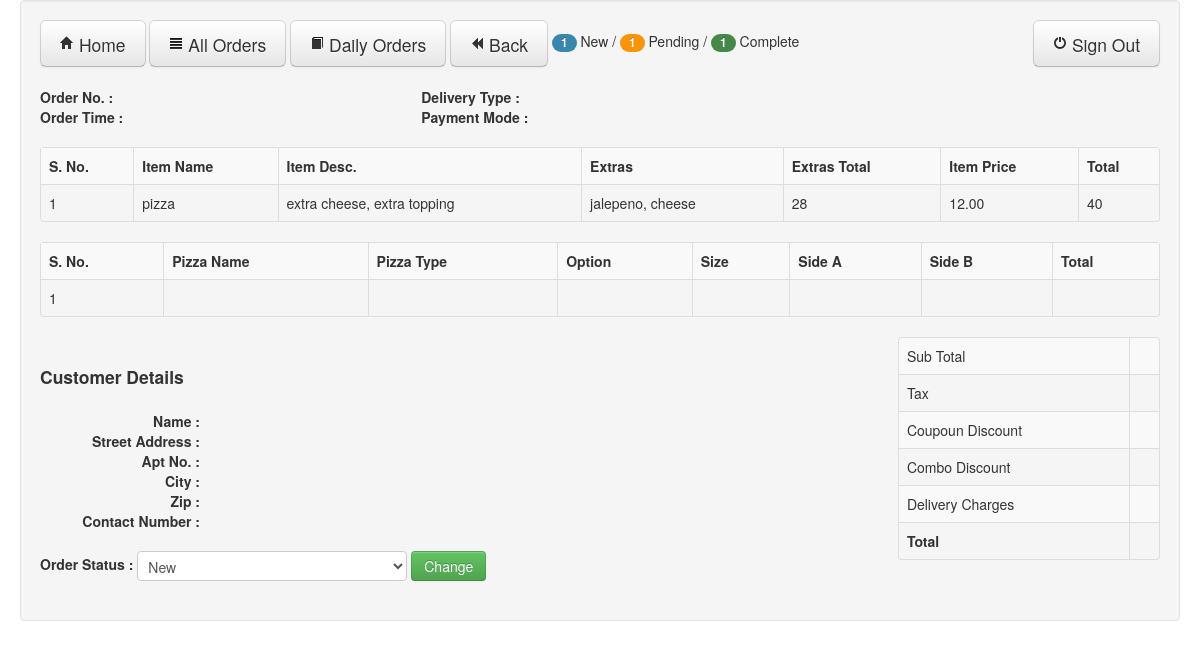
Before: /adminOrderDetails.php?url_mainorder_id=2748359&url_user_id=11&url_status_id=2 (signed in) with the older database file.
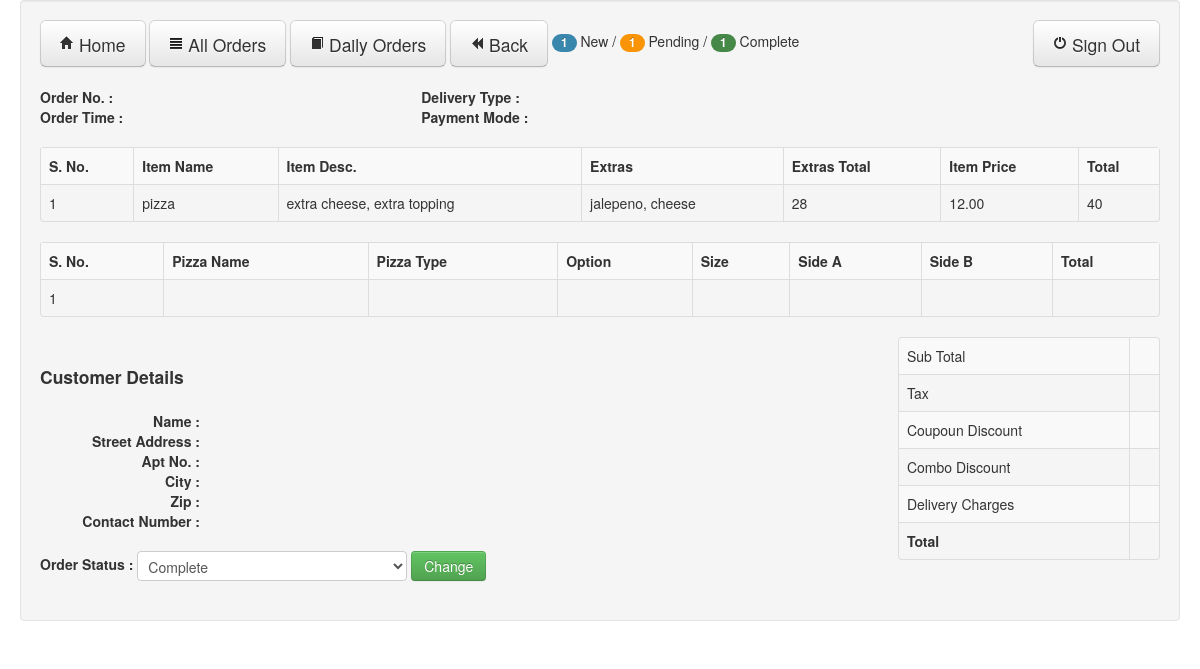
After: the same page with the newer database file.
### tables this page shows
CREATE TABLE IF NOT EXISTS `order_updt_status` (
  `username` varchar(255) NOT NULL,
  `userid` int(11) NOT NULL,
  `status` varchar(255) NOT NULL,
  `update_status` varchar(20) NOT NULL DEFAULT 'New',
  `mainorder_id` int(11) DEFAULT NULL, 
  UNIQUE KEY (`userid`, `status`, `mainorder_id`)
);

### adminOrderDetails.php (the view, shortened to what the changed rows need)
<?php require_once('Connections/online_order.php'); ?>
<?php
if (!function_exists("GetSQLValueString")) {
function GetSQLValueString($theValue, $theType, $theDefinedValue = "", $theNotDefinedValue = "")
{
  $theValue = function_exists("mysql_real_escape_string") ? mysql_real_escape_string($theValue) : mysql_escape_string($theValue);
  switch ($theType) {
    case "long":
    case "int":
      $theValue = ($theValue != "") ? intval($theValue) : "NULL";
      break;
  }
  return $theValue;
}
}
$colname_rsUserInfo = "-1";
if (isset($_GET['url_user_id'])) {
  $colname_rsUserInfo = $_GET['url_user_id'];
}
$colname_rsOrderDetails = "-1";
if (isset($_GET['url_mainorder_id'])) {
  $colname_rsOrderDetails = $_GET['url_mainorder_id'];
}
$colname_Status = "-1";
if (isset($_GET['url_status_id'])) {
  $colname_Status = $_GET['url_status_id'];
}
$query_rsOrderStatus = sprintf("SELECT * FROM order_updt_status WHERE status = '%s' AND userid = %s AND mainorder_id = %s",$colname_Status,GetSQLValueString($colname_rsUserInfo, "int"),$colname_rsOrderDetails);
$rsOrderStatus = mysql_query($query_rsOrderStatus, $online_order) or die(mysql_error());
$row_orderStatus = mysql_fetch_assoc($rsOrderStatus);
$update_status = $row_orderStatus['update_status'];
?>
<!DOCTYPE html>
<html>
<head>
  <link href="css/bootstrap.min.css" rel="stylesheet" media="screen">
    </head>
    <body>
      <div class="container-fluid">
        <div class="row-fluid">
          <div class="well">
          <br>
          <br>
          <table class="table table-striped table-bordered">
            <tr>
              <th>S. No.</th>
              <th>Item Name</th>
              <th>Item Desc.</th>
              <th>Extras</th>
              <th>Extras Total</th>
              <th>Item Price</th>
              <th>Total</th>
            </tr>
          </table>
                      <table class="table table-striped table-bordered">
              <tr>
              <th>S. No.</th>
                <th>Pizza Name</th>
                <th>Pizza Type</th>
                <th>Option</th>
                <th>Size</th>
                <th>Side A</th>
                <th>Side B</th>
                <th>Total</th>
              </tr>
            </table>
<div class="row-fluid">
<div class="span8">
          <br>
<form class="form-inline" method="adminOrderDetails.php">
<fieldset>
  <label class="control-label"><strong>Order Status : </strong></label>
    <select id="orderStatus" name="orderStatus" class="input-xlarge">
      <option value="New" <?php if($update_status == 'New') echo "selected"; ?>>New</option>
      <option value="Complete" <?php if($update_status == 'Complete') echo "selected"; ?>>Complete</option>
    </select>
<input id="orderChange" name="orderChange" class="btn btn-success" type="submit" value="Change">
</fieldset>
</form>
</div>
</div>
        </div>
      </div>
    </div>
  </body>
  </html>

Changed rows visible on the page:
added order_updt_status: orderStatus "Complete"
Other visible differences:
form field orderStatus: "New" → (not shown)
